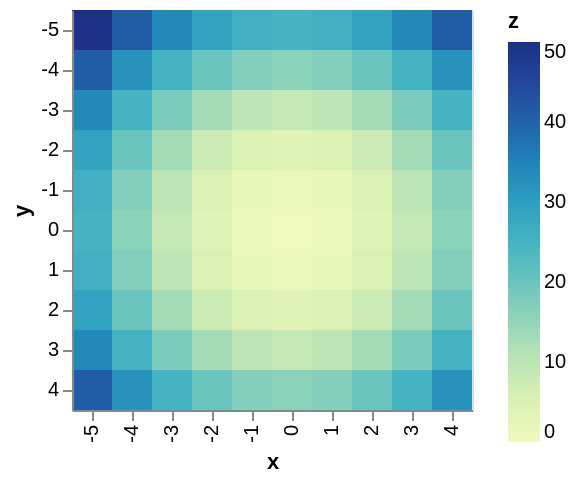

Notebook source saved alongside this figure:
### Code cell
import chartout
from IPython.display import Image

chart = chartout.altair_heatmap()
chart

### Figure 1 — Vega-Lite specification as saved in the notebook (floating-point values rounded to 4 significant figures)
{"config": {"view": {"continuousWidth": 300, "continuousHeight": 300}}, "data": {"name": "data-0c732f568d8b97bbab33754bfe87aba8"}, "mark": {"type": "rect"}, "encoding": {"color": {"field": "z", "type": "quantitative"}, "x": {"field": "x", "type": "ordinal"}, "y": {"field": "y", "type": "ordinal"}}, "$schema": "https://vega.github.io/schema/vega-lite/v5.20.1.json", "datasets": {"data-0c732f568d8b97bbab33754bfe87aba8": [{"x": -5, "y": -5, "z": 50}, {"x": -4, "y": -5, "z": 41}, {"x": -3, "y": -5, "z": 34}, {"x": -2, "y": -5, "z": 29}, {"x": -1, "y": -5, "z": 26}, {"x": 0, "y": -5, "z": 25}, {"x": 1, "y": -5, "z": 26}, {"x": 2, "y": -5, "z": 29}, {"x": 3, "y": -5, "z": 34}, {"x": 4, "y": -5, "z": 41}, {"x": -5, "y": -4, "z": 41}, {"x": -4, "y": -4, "z": 32}, {"x": -3, "y": -4, "z": 25}, {"x": -2, "y": -4, "z": 20}, {"x": -1, "y": -4, "z": 17}, {"x": 0, "y": -4, "z": 16}, {"x": 1, "y": -4, "z": 17}, {"x": 2, "y": -4, "z": 20}, {"x": 3, "y": -4, "z": 25}, {"x": 4, "y": -4, "z": 32}, {"x": -5, "y": -3, "z": 34}, {"x": -4, "y": -3, "z": 25}, {"x": -3, "y": -3, "z": 18}, {"x": -2, "y": -3, "z": 13}, {"x": -1, "y": -3, "z": 10}, {"x": 0, "y": -3, "z": 9}, {"x": 1, "y": -3, "z": 10}, {"x": 2, "y": -3, "z": 13}, {"x": 3, "y": -3, "z": 18}, {"x": 4, "y": -3, "z": 25}, {"x": -5, "y": -2, "z": 29}, {"x": -4, "y": -2, "z": 20}, {"x": -3, "y": -2, "z": 13}, {"x": -2, "y": -2, "z": 8}, {"x": -1, "y": -2, "z": 5}, {"x": 0, "y": -2, "z": 4}, {"x": 1, "y": -2, "z": 5}, {"x": 2, "y": -2, "z": 8}, {"x": 3, "y": -2, "z": 13}, {"x": 4, "y": -2, "z": 20}, {"x": -5, "y": -1, "z": 26}, {"x": -4, "y": -1, "z": 17}, {"x": -3, "y": -1, "z": 10}, {"x": -2, "y": -1, "z": 5}, {"x": -1, "y": -1, "z": 2}, {"x": 0, "y": -1, "z": 1}, {"x": 1, "y": -1, "z": 2}, {"x": 2, "y": -1, "z": 5}, {"x": 3, "y": -1, "z": 10}, {"x": 4, "y": -1, "z": 17}, {"x": -5, "y": 0, "z": 25}, {"x": -4, "y": 0, "z": 16}, {"x": -3, "y": 0, "z": 9}, {"x": -2, "y": 0, "z": 4}, {"x": -1, "y": 0, "z": 1}, {"x": 0, "y": 0, "z": 0}, {"x": 1, "y": 0, "z": 1}, {"x": 2, "y": 0, "z": 4}, {"x": 3, "y": 0, "z": 9}, {"x": 4, "y": 0, "z": 16}, {"x": -5, "y": 1, "z": 26}, {"x": -4, "y": 1, "z": 17}, {"x": -3, "y": 1, "z": 10}, {"x": -2, "y": 1, "z": 5}, {"x": -1, "y": 1, "z": 2}, {"x": 0, "y": 1, "z": 1}, {"x": 1, "y": 1, "z": 2}, {"x": 2, "y": 1, "z": 5}, {"x": 3, "y": 1, "z": 10}, {"x": 4, "y": 1, "z": 17}, {"x": -5, "y": 2, "z": 29}, {"x": -4, "y": 2, "z": 20}, {"x": -3, "y": 2, "z": 13}, {"x": -2, "y": 2, "z": 8}, {"x": -1, "y": 2, "z": 5}, {"x": 0, "y": 2, "z": 4}, {"x": 1, "y": 2, "z": 5}, {"x": 2, "y": 2, "z": 8}, {"x": 3, "y": 2, "z": 13}, {"x": 4, "y": 2, "z": 20}, {"x": -5, "y": 3, "z": 34}, {"x": -4, "y": 3, "z": 25}, {"x": -3, "y": 3, "z": 18}, {"x": -2, "y": 3, "z": 13}, {"x": -1, "y": 3, "z": 10}, {"x": 0, "y": 3, "z": 9}, {"x": 1, "y": 3, "z": 10}, {"x": 2, "y": 3, "z": 13}, {"x": 3, "y": 3, "z": 18}, {"x": 4, "y": 3, "z": 25}, {"x": -5, "y": 4, "z": 41}, {"x": -4, "y": 4, "z": 32}, {"x": -3, "y": 4, "z": 25}, {"x": -2, "y": 4, "z": 20}, {"x": -1, "y": 4, "z": 17}, {"x": 0, "y": 4, "z": 16}, {"x": 1, "y": 4, "z": 17}, {"x": 2, "y": 4, "z": 20}, {"x": 3, "y": 4, "z": 25}, {"x": 4, "y": 4, "z": 32}]}}
